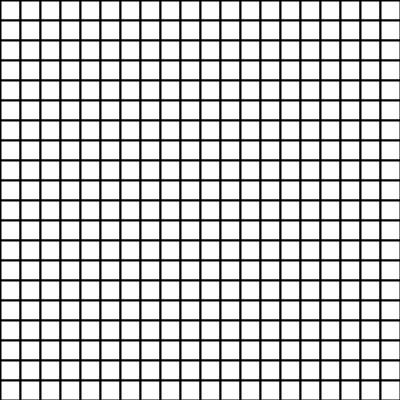
Frame 1 (no input)
Frame 60 (the mouse pressed at the canvas centre just before this capture): identical to frame 1, image omitted
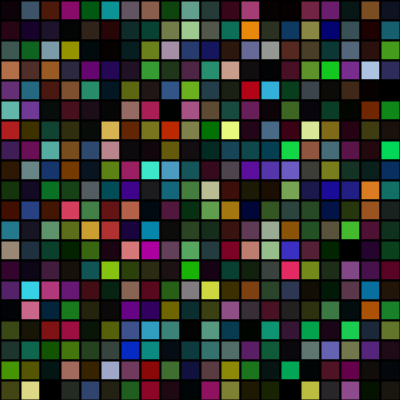
Frame 120 (the mouse held since frame 60 and released just before this capture)

The Processing sketch that drew these frames (run headless with seeded random() and noise(); from frame 60 on, the mouse is pressed at the canvas centre):

// Processing sketch: loop_aninhado
// ── loop_aninhado.pde
float x =0.0;
float y =0.0;

void setup(){
  size(400, 400);
}

void draw(){
  float d = dist(width/2,height/2,mouseX, mouseY);
  background(0);
  //stroke(random(255),random(255),random(255));
  strokeWeight(2);
  for(y =0;  y < height; y=y+20){
    for(x = 0; x< width;x+=20){
        fill((d+random(255)),(d+random(255)),(d+random(255)),(d+random(255)));
        rect(x, y, 20,20 );
      }
   
  }
  
  
  


}
